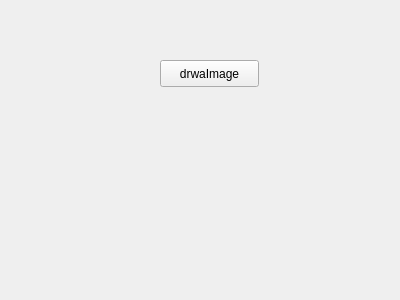
<?xml version="1.0" encoding="UTF-8"?>
<ui version="4.0">
 <class>Widget</class>
 <widget class="QWidget" name="Widget">
  <property name="geometry">
   <rect>
    <x>0</x>
    <y>0</y>
    <width>400</width>
    <height>300</height>
   </rect>
  </property>
  <property name="windowTitle">
   <string>Widget</string>
  </property>
  <widget class="QPushButton" name="drawImage">
   <property name="geometry">
    <rect>
     <x>160</x>
     <y>60</y>
     <width>99</width>
     <height>27</height>
    </rect>
   </property>
   <property name="text">
    <string>drwaImage</string>
   </property>
  </widget>
 </widget>
 <layoutdefault spacing="6" margin="11"/>
 <resources/>
 <connections/>
</ui>
